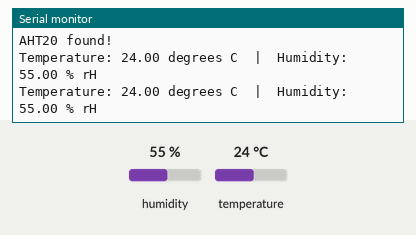
A sketch run on a simulated Arduino Mega 2560, built with avr-gcc and run on an emulated ATmega2560. On the bench: the last lines printed to the serial monitor. The inputs (shaded band) are chosen by the test bench; at power-on: humidity 55 %, temperature 24 °C.

Above: at 1.9 s.
2.0 s: humidity set to 22 %
At 3.1 s:
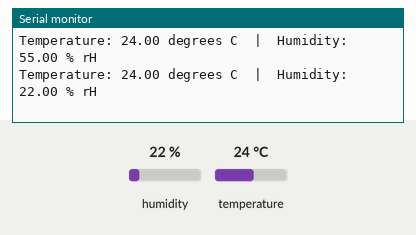
3.5 s: temperature set to 12 °C
At 4.8 s:
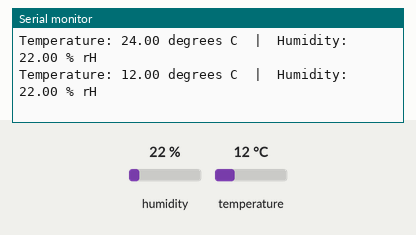
5.0 s: humidity set to 40 %
At 6.4 s:
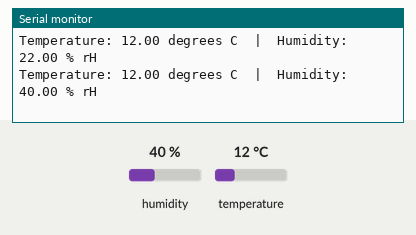
Timing chart, 0 to 8.0 s (numbered marks = the images above; inputs shaded):
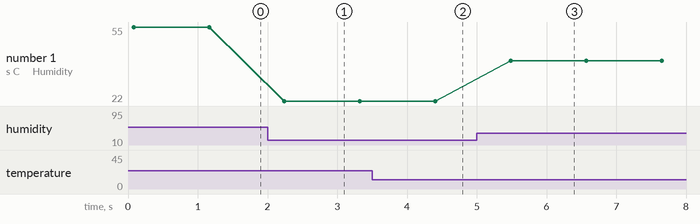

The sketch:

AHT20.ino
```cpp
/*
  Component 13: AHT20 Temperature & Humidity Sensor
  Target: Arduino Mega 2560
  Library: Adafruit AHTX0
  Wiring: I2C (SDA -> Pin 20, SCL -> Pin 21)
*/

#include <Wire.h>
#include <Adafruit_AHTX0.h>

// Create the sensor object
Adafruit_AHTX0 aht;

void setup() {
  Serial.begin(9600);
  while (!Serial) delay(10); // Wait for Serial Monitor

  Serial.println("AHT20 Temperature & Humidity Test");

  // Initialize the sensor (Default I2C address is 0x38)
  if (!aht.begin()) {
    Serial.println("Could not find a valid AHT20 sensor, check wiring!");
    while (1) delay(10); // Halt if sensor not found
  }

  Serial.println("AHT20 found!");
}

void loop() {
  // Create sensor event objects to hold the data
  sensors_event_t humidity, temp;

  // Populate the objects with fresh data from the sensor
  aht.getEvent(&humidity, &temp);

  // Print Temperature
  Serial.print("Temperature: ");
  Serial.print(temp.temperature);
  Serial.print(" degrees C  |  ");

  // Print Humidity
  Serial.print("Humidity: ");
  Serial.print(humidity.relative_humidity);
  Serial.println(" % rH");

  // Wait 1 second before reading again
  delay(1000);
}
```

Measured:
- after the input at 2.0 s, the serial monitor: prints a new line after 0.24 s (image 1)
- after the input at 3.5 s, the serial monitor: prints a new line after 0.91 s (image 2)
- after the input at 5.0 s, the serial monitor: prints a new line after 0.49 s (image 3)
- plotted number 1: 55 → 22 after the input at 2.0 s, 22 → 40 after the input at 5.0 s
